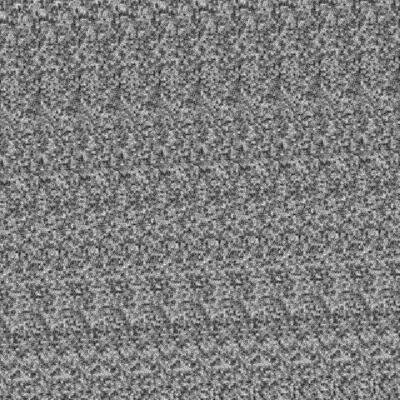
Frame 1 (no input)
Frame 60 (the mouse pressed at the canvas centre just before this capture): identical to frame 1, image omitted
Frame 120 (the mouse held since frame 60 and released just before this capture): identical to frame 1, image omitted

The Processing sketch that drew this single still picture (run headless with seeded random() and noise(); from frame 60 on, the mouse is pressed at the canvas centre):

// Processing sketch: prueba1
// ── prueba1.pde
PImage map; 

void setup() {
  size(400, 400);
  map = noiseImagen(width, height, 0, 4);
}

void draw() {
  image(map,0,0); 
}

void keyPressed(){ 
  map = noiseImagen(width, height, int(random(5)), 4);
}

PImage noiseImagen(int w, int h, long seed, float es) {
  float increment = es/10;
  PImage aux = createImage(w, h, RGB);
  aux.loadPixels();
  float xoff = 0.0;
  float detail = 0.5;
  noiseSeed(seed);
  noiseDetail(16, detail);
  for (int x = 0; x < w; x++) {
    xoff += increment;
    float yoff = 0.0;
    for (int y = 0; y < h; y++) {
      yoff += increment;
      float bright = noise(xoff, yoff) * 255;
      aux.pixels[x+y*w] = color(bright);
    }
  }
  aux.updatePixels();
  return aux;
}

/*
PImage (){
   noiseImagen 
}
*/
